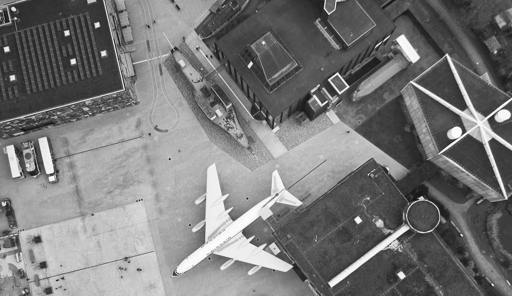
#> input picture Lab1/IMG1.pgm, 512 x 296 px, found by its file name
$ python assign2.py
#> lines starting #> are read from the running program, lines starting #| are printed output that depends on the picture
#Import libraries
from pylab import *
import cv2

#Bilinear function
def bilnr(src,R, T, xy) :
     #Mapping to src grid
	xy_temp = R @ (xy-T) #- array([7,27])
	x = xy_temp[0]
	y = xy_temp[1]

	xf = int(np.floor(x))
	yf = int(np.floor(y))

	#distance from pixel
	a = x-xf
	b = y-yf

	#print(xf)

	#Calculate intensity
	if xf >= shape(src)[0]-1 or yf >=shape(src)[1]-1 or xf<=0 or yf<= 0 :
	     Ival = 0
	else :
	     Ival = (1-a)*(1-b)*src[xf][yf] + (1-a)*(b)*src[xf][yf+1] + (a)*(1-b)*src[xf+1][yf] + (a)*(b)*src[xf+1][yf+1]
	     #Ival = src[xf][yf]
	return Ival

#Define path of src
path1  = r"/home/vignesh/EE5175/Assignments/Lab1/IMG1.pgm"
src1 = cv2.imread(path1,0)
#> src1 is the input picture: shape (296, 512); min 14, max 255, mean 120.4

path2  = r"/home/vignesh/EE5175/Assignments/Lab1/IMG2.pgm"
src2 = cv2.imread(path2,0)
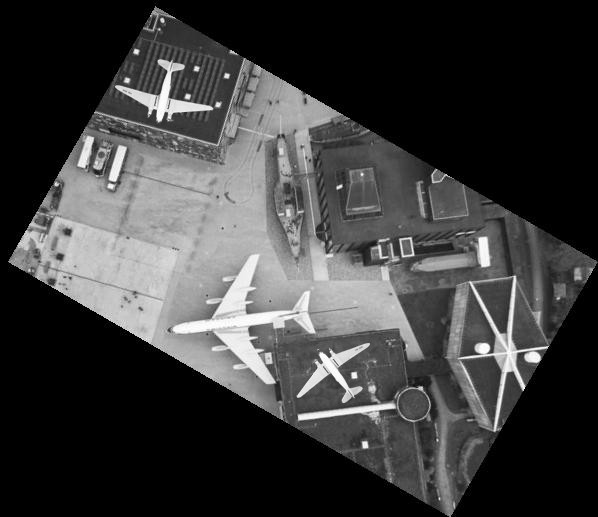
#> input picture Lab1/IMG2.pgm, 598 x 517 px, found by its file name
#> src2 is the input picture: shape (517, 598); min 0, max 255, mean 60.2

#print(shape(src1)) (296,512)
#print(shape(src2)) (517,598)

#Image points
i1a = array([125,30])
i2a = array([249,94])
i1b = array([373,158])
i2b = array([400,329])

#Solving for the parameters
tx = i2a[0]-i2b[0]
ty = i2a[1]-i2b[1]
sx = i1a[0]-i1b[0]
sy = i1a[1]-i1b[1]

t = np.zeros((2,1))
s = np.zeros((2,2))
t[0] = tx
t[1] = ty

s[0][0] = sx
s[0][1] = sy
s[1][0] = sy
s[1][1] = -sx

ab = np.linalg.inv(s) @ t
R = np.zeros((2,2))
R[0][0] = ab[0]
R[0][1] = ab[1]
R[1][0] = -ab[1]
R[1][1] = ab[0]

T = i2a - (R @ i1a)
T = T[::-1]
print(T,R)
#(80,112) ; 30deg

#Initialize tgt
tgt = np.zeros(shape(src2))

for xn in range(0,len(tgt)) :
     for yn in range(0,len(tgt[0])) :

          xy = array([xn,yn])
          #print("xn=",xn)
          tgt[xn][yn] = bilnr(src1, R, T, xy)
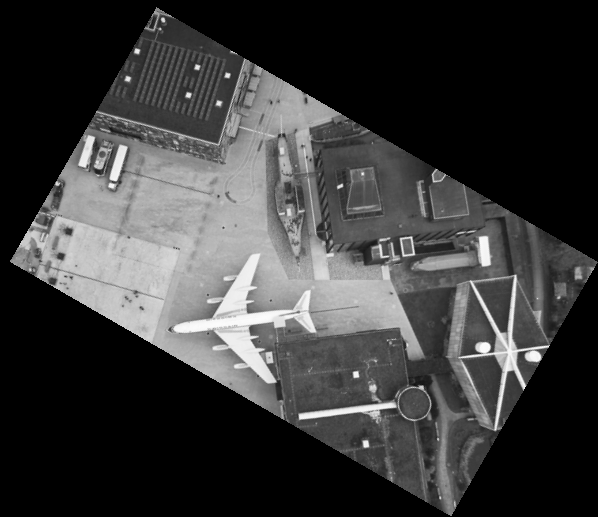
#> tgt: shape (517, 598) float64; min 0, max 252.1, mean 58.4

#print(tgt)
#THE TRANSFOMRATION IS ROTATION OF 30 DEGREES AND TRANSLATION 5.48 AND 155.63 (X AND Y RESPECTIVELY)
plt.imshow(tgt,cmap = "gray")
plt.show()
plt.imshow(src2-tgt,cmap = "gray")
plt.show()
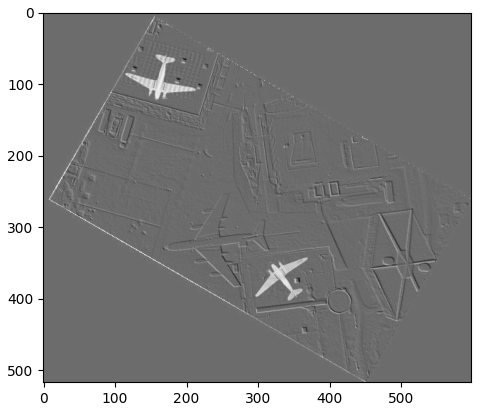
#> figure drawn by matplotlib, 1 panel
#print(tgt)
